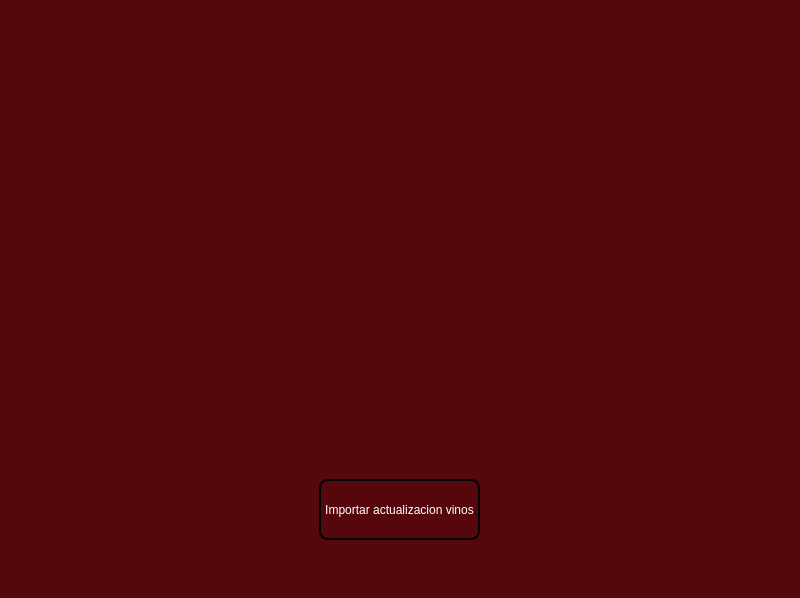
<?xml version="1.0" encoding="UTF-8"?>
<ui version="4.0">
 <class>MainWindow</class>
 <widget class="QMainWindow" name="MainWindow">
  <property name="geometry">
   <rect>
    <x>0</x>
    <y>0</y>
    <width>800</width>
    <height>598</height>
   </rect>
  </property>
  <property name="font">
   <font>
    <kerning>false</kerning>
   </font>
  </property>
  <property name="windowTitle">
   <string>MainWindow</string>
  </property>
  <property name="styleSheet">
   <string notr="true">background-color: rgb(86, 7, 12);</string>
  </property>
  <property name="tabShape">
   <enum>QTabWidget::Rounded</enum>
  </property>
  <widget class="QWidget" name="centralwidget">
   <layout class="QHBoxLayout" name="horizontalLayout">
    <item>
     <widget class="QStackedWidget" name="stackedWidget">
      <widget class="QWidget" name="page">
       <widget class="QPushButton" name="pushButton">
        <property name="geometry">
         <rect>
          <x>310</x>
          <y>470</y>
          <width>161</width>
          <height>61</height>
         </rect>
        </property>
        <property name="sizePolicy">
         <sizepolicy hsizetype="Preferred" vsizetype="Preferred">
          <horstretch>0</horstretch>
          <verstretch>0</verstretch>
         </sizepolicy>
        </property>
        <property name="styleSheet">
         <string notr="true">QPushButton {
border: 2px solid black;
border-radius: 9px;
color: white;
}
QPushButton:hover {
    background: rgba(99, 7, 7, 0.8)
}
QPushButton:pressed {
    background: rgba(99, 7, 7, 0.8)
}</string>
        </property>
        <property name="text">
         <string>Importar actualizacion vinos</string>
        </property>
       </widget>
       <widget class="QLabel" name="label">
        <property name="enabled">
         <bool>false</bool>
        </property>
        <property name="geometry">
         <rect>
          <x>-30</x>
          <y>-20</y>
          <width>861</width>
          <height>474</height>
         </rect>
        </property>
        <property name="sizePolicy">
         <sizepolicy hsizetype="Preferred" vsizetype="Preferred">
          <horstretch>0</horstretch>
          <verstretch>0</verstretch>
         </sizepolicy>
        </property>
        <property name="mouseTracking">
         <bool>true</bool>
        </property>
        <property name="text">
         <string>&lt;html&gt;&lt;head/&gt;&lt;body&gt;&lt;p&gt;&lt;img src=&quot;:/logo/logo.jpg&quot;/&gt;&lt;/p&gt;&lt;/body&gt;&lt;/html&gt;</string>
        </property>
        <property name="scaledContents">
         <bool>true</bool>
        </property>
        <property name="alignment">
         <set>Qt::AlignCenter</set>
        </property>
       </widget>
      </widget>
      <widget class="QWidget" name="page_2">
       <property name="styleSheet">
        <string notr="true"/>
       </property>
       <layout class="QVBoxLayout" name="verticalLayoutPage2">
        <property name="sizeConstraint">
         <enum>QLayout::SetMinimumSize</enum>
        </property>
        <item>
         <spacer name="verticalSpacerTop">
          <property name="orientation">
           <enum>Qt::Vertical</enum>
          </property>
          <property name="sizeHint" stdset="0">
           <size>
            <width>20</width>
            <height>40</height>
           </size>
          </property>
         </spacer>
        </item>
        <item>
         <widget class="QLabel" name="label_2">
          <property name="sizePolicy">
           <sizepolicy hsizetype="Preferred" vsizetype="Preferred">
            <horstretch>0</horstretch>
            <verstretch>0</verstretch>
           </sizepolicy>
          </property>
          <property name="styleSheet">
           <string notr="true">
            color: rgb(86, 7, 12);
            background-color: rgb(255, 255, 240);
            font-family: &quot;montserrat&quot;, Times, serif;
            font-size: 16px;
            font-weight: bold;
            border-radius: 5px;
            padding: 10px;
           </string>
          </property>
          <property name="text">
           <string>Seleccione las bodegas que desea actualizar</string>
          </property>
          <property name="alignment">
           <set>Qt::AlignCenter</set>
          </property>
         </widget>
        </item>
        <item>
         <widget class="QTableWidget" name="tableWidget">
          <property name="sizePolicy">
           <sizepolicy hsizetype="Expanding" vsizetype="Expanding">
            <horstretch>50</horstretch>
            <verstretch>50</verstretch>
           </sizepolicy>
          </property>
          <property name="styleSheet">
           <string notr="true">
            background-color: rgb(69, 5, 9);
            color: rgb(255, 255, 240);
            QHeaderView::section {
              color: rgb(255, 255, 240);
              background-color: rgb(255, 255, 240);
            }
            QTableWidgetItem::setData(Qt::BackgroundRole,Qt::grey)
           </string>
          </property>
          <property name="verticalScrollBarPolicy">
           <enum>Qt::ScrollBarAsNeeded</enum>
          </property>
          <property name="horizontalScrollBarPolicy">
           <enum>Qt::ScrollBarAlwaysOff</enum>
          </property>
         </widget>
        </item>
        <item>
         <spacer name="verticalSpacerBottom">
          <property name="orientation">
           <enum>Qt::Vertical</enum>
          </property>
          <property name="sizeHint" stdset="0">
           <size>
            <width>20</width>
            <height>20</height>
           </size>
          </property>
         </spacer>
        </item>
        <item>
         <widget class="QPushButton" name="pushButtonVolverBodega">
          <property name="styleSheet">
           <string notr="true">QPushButton {
border: 2px solid black;
border-radius: 9px;
color: white;
}
QPushButton:hover {
    background: rgba(99, 7, 7, 0.8)
}
QPushButton:pressed {
    background: rgba(99, 7, 7, 0.8)
}</string>
          </property>
          <property name="text">
           <string>Volver al inicio</string>
          </property>
         </widget>
        </item>
       </layout>
      </widget>
      <widget class="QWidget" name="page_3">
       <property name="styleSheet">
        <string notr="true"/>
       </property>
       <layout class="QVBoxLayout" name="verticalLayoutPage3">
        <property name="sizeConstraint">
         <enum>QLayout::SetMinimumSize</enum>
        </property>
        <item>
         <spacer name="verticalSpacerTop">
          <property name="orientation">
           <enum>Qt::Vertical</enum>
          </property>
          <property name="sizeHint" stdset="0">
           <size>
            <width>20</width>
            <height>40</height>
           </size>
          </property>
         </spacer>
        </item>
        <item>
         <widget class="QLabel" name="label_3">
          <property name="sizePolicy">
           <sizepolicy hsizetype="Preferred" vsizetype="Preferred">
            <horstretch>0</horstretch>
            <verstretch>0</verstretch>
           </sizepolicy>
          </property>
          <property name="styleSheet">
           <string notr="true">
            color: rgb(86, 7, 12);
            background-color: rgb(255, 255, 240);
            font-family: &quot;montserrat&quot;, Times, serif;
            font-size: 16px;
            font-weight: bold;
            border-radius: 5px;
            padding: 10px;
           </string>
          </property>
          <property name="text">
           <string>Vinos actualizados y/o creados</string>
          </property>
          <property name="alignment">
           <set>Qt::AlignCenter</set>
          </property>
         </widget>
        </item>
        <item>
         <widget class="QTableWidget" name="tableVino">
          <property name="sizePolicy">
           <sizepolicy hsizetype="Expanding" vsizetype="Expanding">
            <horstretch>50</horstretch>
            <verstretch>50</verstretch>
           </sizepolicy>
          </property>
          <property name="styleSheet">
           <string notr="true">
            background-color: rgb(69, 5, 9);
            color: rgb(255, 255, 240);
            QHeaderView::section {
              color: rgb(255, 255, 240);
              background-color: rgb(255, 255, 240);
            }
            QTableWidgetItem::setData(Qt::BackgroundRole,Qt::grey)
           </string>
          </property>
          <property name="verticalScrollBarPolicy">
           <enum>Qt::ScrollBarAsNeeded</enum>
          </property>
          <property name="horizontalScrollBarPolicy">
           <enum>Qt::ScrollBarAlwaysOff</enum>
          </property>
         </widget>
        </item>
        <item>
         <widget class="QPushButton" name="pushButtonVolver">
          <property name="styleSheet">
           <string notr="true">QPushButton {
border: 2px solid black;
border-radius: 9px;
color: white;
}
QPushButton:hover {
    background: rgba(99, 7, 7, 0.8)
}
QPushButton:pressed {
    background: rgba(99, 7, 7, 0.8)
}</string>
          </property>
          <property name="text">
           <string>Volver al inicio</string>
          </property>
         </widget>
        </item>
        <item>
         <widget class="QPushButton" name="pushButtonFinalizar">
          <property name="styleSheet">
           <string notr="true">QPushButton {
border: 2px solid black;
border-radius: 9px;
color: white;
}
QPushButton:hover {
    background: rgba(99, 7, 7, 0.8)
}
QPushButton:pressed {
    background: rgba(99, 7, 7, 0.8)
}</string>
          </property>
          <property name="text">
           <string>Finalizar</string>
          </property>
         </widget>
        </item>
        <item>
         <spacer name="verticalSpacerBottom">
          <property name="orientation">
           <enum>Qt::Vertical</enum>
          </property>
          <property name="sizeHint" stdset="0">
           <size>
            <width>20</width>
            <height>20</height>
           </size>
          </property>
         </spacer>
        </item>
       </layout>
      </widget>
     </widget>
    </item>
   </layout>
  </widget>
  <widget class="QMenuBar" name="menubar">
   <property name="geometry">
    <rect>
     <x>0</x>
     <y>0</y>
     <width>800</width>
     <height>21</height>
    </rect>
   </property>
  </widget>
  <widget class="QStatusBar" name="statusbar"/>
 </widget>
 <resources>
  <include location="recursos.qrc"/>
 </resources>
 <connections/>
</ui>
